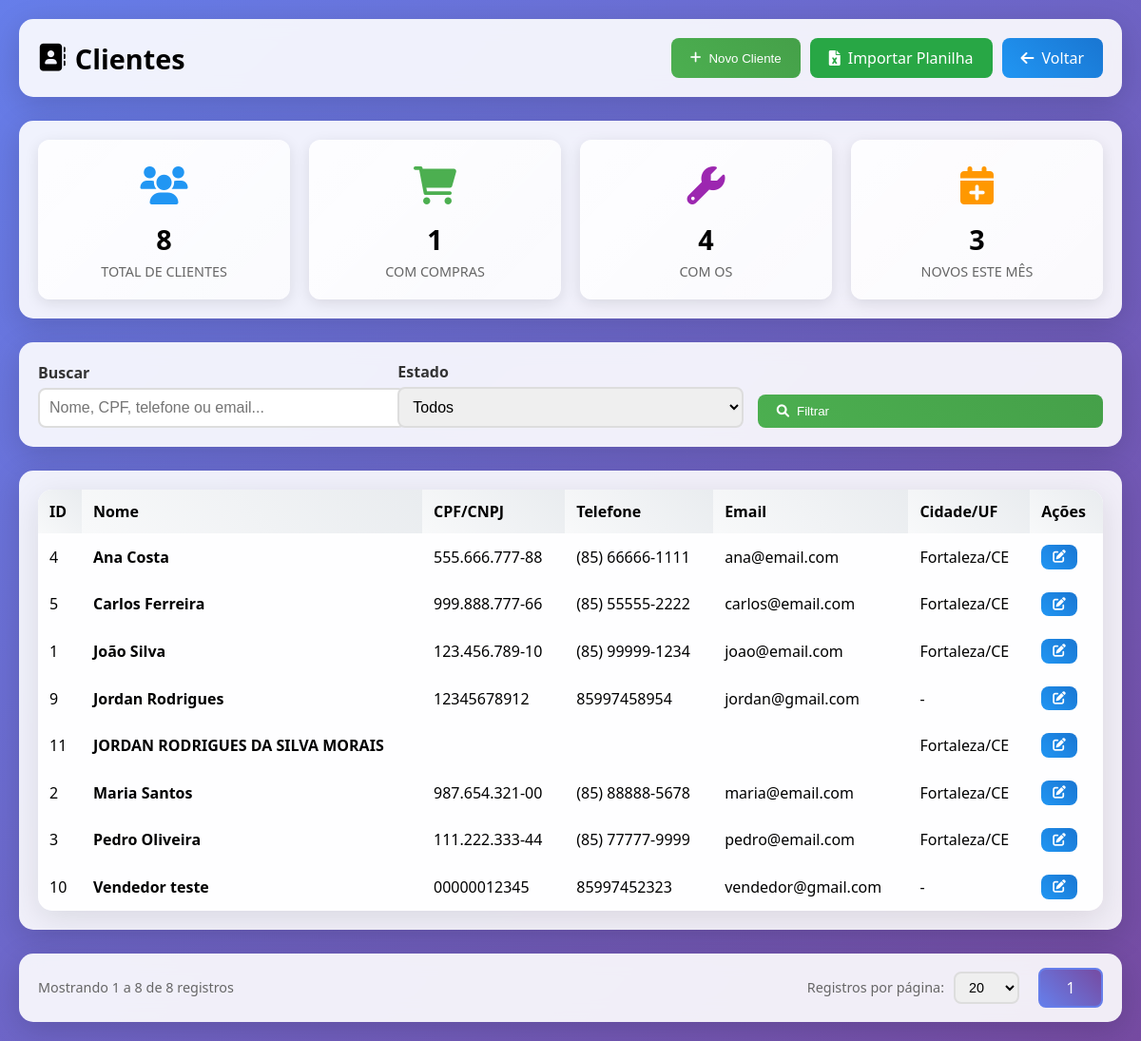
/modules/customers/index.php (signed in), run on the app's committed database.
### tables this page shows
CREATE TABLE `customers` (
  `id` int(11) NOT NULL AUTO_INCREMENT,
  `name` varchar(100) NOT NULL,
  `cpf_cnpj` varchar(18) DEFAULT NULL,
  `phone` varchar(20) DEFAULT NULL,
  `birth_date` date DEFAULT NULL,
  `email` varchar(100) DEFAULT NULL,
  `address` text DEFAULT NULL,
  `neighborhood` varchar(100) DEFAULT NULL,
  `city` varchar(100) DEFAULT NULL,
  `state` varchar(2) DEFAULT NULL,
  `zipcode` varchar(10) DEFAULT NULL,
  `notes` text DEFAULT NULL,
  `created_at` timestamp NULL DEFAULT current_timestamp(),
  `updated_at` timestamp NULL DEFAULT current_timestamp() ON UPDATE current_timestamp(),
  `deleted_at` timestamp NULL DEFAULT NULL COMMENT 'Data de deleção (soft delete)',
  PRIMARY KEY (`id`),
  KEY `idx_deleted_at` (`deleted_at`)
);

### config/permissions.php (called while the page is built, shortened)
<?php
$PERMISSIONS = [
    'admin' => [
        'pdv' => ['view', 'create', 'edit', 'delete'],
        'service_orders' => ['view', 'create', 'edit', 'delete'],
        'products' => ['view', 'create', 'edit', 'delete'],
        'customers' => ['view', 'create', 'edit', 'delete'],
        'expenses' => ['view', 'create', 'edit', 'delete'],
        'cashflow' => ['view', 'create', 'edit', 'delete'],
        'accounts_receivable' => ['view', 'create', 'edit', 'delete'],
        'reports' => ['view'],
        'users' => ['view', 'create', 'edit', 'delete'],
    ],
    'manager' => [
        'pdv' => ['view', 'create', 'edit'],
        'service_orders' => ['view', 'create', 'edit'],
        'products' => ['view', 'create', 'edit'],
        'customers' => ['view', 'create', 'edit'],
        'cashflow' => ['view', 'create'],
        'accounts_receivable' => ['view', 'create', 'edit'],
        'reports' => ['view'],
    ],
    'seller' => [
        'pdv' => ['view', 'create', 'edit', 'delete'],
        'service_orders' => ['view', 'create', 'edit'],
        'products' => ['view', 'create'],
        'customers' => ['view', 'create', 'edit'],
    ]
];
function hasPermission($module, $action = 'view') {
    global $PERMISSIONS;
    $role = $_SESSION['user_role'];
    return in_array($action, $PERMISSIONS[$role][$module]);
}

### modules/customers/index.php (the view, shortened to what this page needs)
<?php
require_once('../../config/database.php');
$conn = $database->getConnection();
$search = $_GET['search'] ?? '';
$filter_state = $_GET['state'] ?? '';
$page = isset($_GET['page']) ? max(1, (int)$_GET['page']) : 1;
$perPage = isset($_GET['per_page']) ? (int)$_GET['per_page'] : 20;
$where = "WHERE deleted_at IS NULL";
$params = [];
$stmtCount = $conn->prepare("SELECT COUNT(*) as total FROM customers $where");
$stmtCount->execute($params);
$totalRecords = $stmtCount->fetch(PDO::FETCH_ASSOC)['total'];
$totalPages = ceil($totalRecords / $perPage);
$offset = ($page - 1) * $perPage;
$stmt = $conn->prepare("
    SELECT * FROM customers
    $where
    ORDER BY name ASC
    LIMIT ? OFFSET ?
");
$params[] = $perPage;
$params[] = $offset;
$stmt->execute($params);
$customers = $stmt->fetchAll(PDO::FETCH_ASSOC);
$total_customers = $conn->query("SELECT COUNT(*) as total FROM customers")->fetch(PDO::FETCH_ASSOC)['total'];
$stmt = $conn->query("SELECT COUNT(DISTINCT customer_id) as total FROM sales WHERE customer_id IS NOT NULL");
$customers_with_sales = $stmt->fetch(PDO::FETCH_ASSOC)['total'];
$stmt = $conn->query("SELECT COUNT(DISTINCT customer_id) as total FROM service_orders WHERE customer_id IS NOT NULL");
$customers_with_os = $stmt->fetch(PDO::FETCH_ASSOC)['total'];
$stmt = $conn->query("SELECT COUNT(*) as total FROM customers WHERE MONTH(created_at) = MONTH(CURRENT_DATE) AND YEAR(created_at) = YEAR(CURRENT_DATE)");
$customers_this_month = $stmt->fetch(PDO::FETCH_ASSOC)['total'];
?>
<!DOCTYPE html>
<html lang="pt-BR">
<head>
<link href="https://cdnjs.cloudflare.com/ajax/libs/font-awesome/6.0.0/css/all.min.css" rel="stylesheet">
</head>
<body>
<div class="container">
    <div class="header">
        <h1><i class="fas fa-address-book"></i> Clientes</h1>
        <div style="display:flex;gap:10px;flex-wrap:wrap;">
            <button class="btn btn-primary" onclick="openModal('createModal')"><i class="fas fa-plus"></i> Novo Cliente</button>
            <a href="import.php" class="btn" style="background:#28a745;color:white;"><i class="fas fa-file-excel"></i> Importar Planilha</a>
            <a href="../../index.php" class="btn btn-secondary"><i class="fas fa-arrow-left"></i> Voltar</a>
        </div>
    </div>
    <div class="stats-box">
        <div class="stats-grid">
            <div class="stat-card blue">
                <div class="icon"><i class="fas fa-users"></i></div>
                <div class="value"><?= $total_customers ?></div>
                <div class="label">Total de Clientes</div>
            </div>
            <div class="stat-card green">
                <div class="icon"><i class="fas fa-shopping-cart"></i></div>
                <div class="value"><?= $customers_with_sales ?></div>
                <div class="label">Com Compras</div>
            </div>
            <div class="stat-card purple">
                <div class="icon"><i class="fas fa-wrench"></i></div>
                <div class="value"><?= $customers_with_os ?></div>
                <div class="label">Com OS</div>
            </div>
            <div class="stat-card orange">
                <div class="icon"><i class="fas fa-calendar-plus"></i></div>
                <div class="value"><?= $customers_this_month ?></div>
                <div class="label">Novos Este Mês</div>
            </div>
        </div>
    </div>
    <div class="search-box">
        <form method="GET">
            <div class="filter-box">
                <div class="form-group">
                    <label>Buscar</label>
                    <input type="text" name="search" value="<?= htmlspecialchars($search) ?>" class="form-control" placeholder="Nome, CPF, telefone ou email...">
                </div>
                <div class="form-group">
                    <label>Estado</label>
                    <select name="state" class="form-control">
                        <option value="">Todos</option>
                    </select>
                </div>
                <div class="form-group">
                    <button type="submit" class="btn btn-primary" style="width:100%;"><i class="fas fa-search"></i> Filtrar</button>
                </div>
            </div>
        </form>
    </div>
    <div class="table-box">
        <table class="table">
            <thead>
                <tr>
                    <th>ID</th>
                    <th>Nome</th>
                    <th>CPF/CNPJ</th>
                    <th>Telefone</th>
                    <th>Email</th>
                    <th>Cidade/UF</th>
                    <th>Ações</th>
                </tr>
            </thead>
            <tbody>
                <?php if(empty($customers)): ?>
                    <tr><td colspan="7" class="empty">Nenhum cliente encontrado.</td></tr>
                <?php else: foreach($customers as $row): ?>
                <tr>
                    <td><?= $row['id'] ?></td>
                    <td><strong><?= htmlspecialchars($row['name']) ?></strong></td>
                    <td><?= htmlspecialchars($row['cpf_cnpj'] ?? '-') ?></td>
                    <td><?= htmlspecialchars($row['phone'] ?? '-') ?></td>
                    <td><?= htmlspecialchars($row['email'] ?? '-') ?></td>
                    <td>
                        <?php if($row['city'] || $row['state']): ?>
                            <?= htmlspecialchars($row['city'] ?? '') ?><?= $row['city'] && $row['state'] ? '/' : '' ?><?= htmlspecialchars($row['state'] ?? '') ?>
                        <?php else: ?>
                            -
                        <?php endif; ?>
                    </td>
                    <td>
                        <?php if (hasPermission('customers', 'edit')): ?>
                        <button class="btn btn-secondary btn-sm" onclick='openEditModal(<?= json_encode($row) ?>)' title="Editar">
                            <i class="fas fa-edit"></i>
                        </button>
                        <?php endif; ?>
                    </td>
                </tr>
                <?php endforeach; endif; ?>
            </tbody>
        </table>
    </div>
    <div class="pagination-container">
        <div class="pagination-info">
            Mostrando <?= min($offset + 1, $totalRecords) ?> a <?= min($offset + $perPage, $totalRecords) ?> de <?= $totalRecords ?> registros
        </div>
        <div class="pagination-controls">
            <div class="per-page-selector">
                <label>Registros por página:</label>
                <select onchange="changePerPage(this.value)" class="form-control" style="width:auto;display:inline-block;">
                    <?php foreach([10, 20, 30, 50, 100] as $option): ?>
                        <option value="<?= $option ?>" <?= $perPage == $option ? 'selected' : '' ?>><?= $option ?></option>
                    <?php endforeach; ?>
                </select>
            </div>
            <div class="pagination-nav">
                <?php
                $startPage = max(1, $page - 2);
                $endPage = min($totalPages, $page + 2);
                for($i = $startPage; $i <= $endPage; $i++):
                ?>
                    <a href="?page=<?= $i ?>&per_page=<?= $perPage ?>&search=<?= urlencode($search) ?>&state=<?= urlencode($filter_state) ?>"
                       class="pagination-btn <?= $i == $page ? 'active' : '' ?>">
                        <?= $i ?>
                    </a>
                <?php endfor; ?>
            </div>
        </div>
    </div>
</div>
</body>
</html>

### modules/customers/index.php (style rules this page uses)
body { margin:0; font-family:'Segoe UI', Tahoma, sans-serif; background:linear-gradient(135deg,#667eea,#764ba2); padding:20px; min-height:100vh; }
.container { max-width:1400px;margin:auto; }
.header, .stats-box, .search-box, .table-box { background:rgba(255,255,255,0.9); backdrop-filter:blur(10px); padding:20px; border-radius:15px; box-shadow:0 8px 32px rgba(0,0,0,0.15); margin-bottom:25px; }
.header { display:flex;justify-content:space-between;align-items:center;flex-wrap:wrap; }
.header h1 { font-size:1.8rem;display:flex;align-items:center;gap:10px;margin:0; }
.btn { border:none;border-radius:8px;padding:10px 20px;color:#fff;font-weight:500; cursor:pointer;display:inline-flex;align-items:center;gap:8px;transition:all .3s; text-decoration:none; }
.btn-primary { background:linear-gradient(45deg,#4CAF50,#45a049); }
.btn-secondary { background:linear-gradient(45deg,#2196F3,#1976D2); }
.btn-sm { padding:6px 12px;font-size:0.85rem; }
.stats-grid { display:grid; grid-template-columns:repeat(auto-fit, minmax(200px, 1fr)); gap:20px; }
.stat-card { background:linear-gradient(135deg, rgba(255,255,255,0.9), rgba(255,255,255,0.7)); padding:20px; border-radius:12px; box-shadow:0 4px 15px rgba(0,0,0,0.1); text-align:center; }
.stat-card .icon { font-size:2.5rem; margin-bottom:10px; }
.stat-card .value { font-size:1.8rem; font-weight:bold; margin:5px 0; }
.stat-card .label { color:#666; font-size:0.9rem; text-transform:uppercase; }
.stat-card.blue .icon { color:#2196F3; }
.stat-card.green .icon { color:#4CAF50; }
.stat-card.purple .icon { color:#9C27B0; }
.stat-card.orange .icon { color:#FF9800; }
.filter-box { display:flex; gap:15px; align-items:flex-end; flex-wrap:wrap; }
.form-group { flex:1; min-width:200px; }
.form-group label { display:block;margin-bottom:5px;font-weight:600;color:#333; }
.form-control { width:100%;padding:10px;border:2px solid #ddd;border-radius:8px; font-size:1rem;transition:border .3s; }
.table { width:100%;border-collapse:collapse;background:rgba(255,255,255,0.95); border-radius:15px;overflow:hidden;box-shadow:0 8px 32px rgba(0,0,0,0.1); }
th,td { padding:12px;text-align:left; }
th { background:linear-gradient(45deg,#f8f9fa,#e9ecef);font-weight:600; }
.pagination-container { background:rgba(255,255,255,0.9); backdrop-filter:blur(10px); padding:15px 20px; border-radius:15px; box-shadow:0 8px 32px rgba(0,0,0,0.15); margin-top:15px; display:flex; justify-content:space-between; align-items:center; flex-wrap:wrap; gap:15px; }
.pagination-info { color:#666; font-size:0.9rem; font-weight:500; }
.pagination-controls { display:flex; align-items:center; gap:20px; flex-wrap:wrap; }
.per-page-selector { display:flex; align-items:center; gap:10px; }
.per-page-selector label { font-size:0.9rem; color:#666; font-weight:500; }
.per-page-selector select { padding:6px 10px; border:2px solid #ddd; border-radius:8px; font-size:0.9rem; cursor:pointer; }
.pagination-nav { display:flex; gap:5px; }
.pagination-btn { padding:8px 12px; border:2px solid #ddd; border-radius:8px; background:white; color:#333; text-decoration:none; transition:all 0.3s; display:inline-flex; align-items:center; justify-content:center; min-width:40px; font-weight:500; }
.pagination-btn.active { background:linear-gradient(45deg,#667eea,#764ba2); color:white; border-color:#667eea; }

### data on the page
customers: id "4", name "Ana Costa", cpf_cnpj "555.666.777-88", phone "(85) 66666-1111", email "ana@email.com", city "Fortaleza", state "CE"
customers: id "5", name "Carlos Ferreira", cpf_cnpj "999.888.777-66", phone "(85) 55555-2222", email "carlos@email.com", city "Fortaleza", state "CE"
customers: id "1", name "João Silva", cpf_cnpj "123.456.789-10", phone "(85) 99999-1234", email "joao@email.com", city "Fortaleza", state "CE"
customers: id "9", name "Jordan Rodrigues", cpf_cnpj "12345678912", phone "85997458954", email "jordan@gmail.com"
customers: id "11", name "JORDAN RODRIGUES DA SILVA MORAIS", city "Fortaleza", state "CE"
customers: id "2", name "Maria Santos", cpf_cnpj "987.654.321-00", phone "(85) 88888-5678", email "maria@email.com", city "Fortaleza", state "CE"
customers: id "3", name "Pedro Oliveira", cpf_cnpj "111.222.333-44", phone "(85) 77777-9999", email "pedro@email.com", city "Fortaleza", state "CE"
customers: id "10", name "Vendedor teste", cpf_cnpj "00000012345", phone "85997452323", email "vendedor@gmail.com"

### other printed values
$total_customers "8"
$customers_with_sales "1"
$customers_with_os "4"
$customers_this_month "3"
min($offset + 1, $totalRecords) "1"
min($offset + $perPage, $totalRecords) "8"
$totalRecords "8"
form field value "20"
